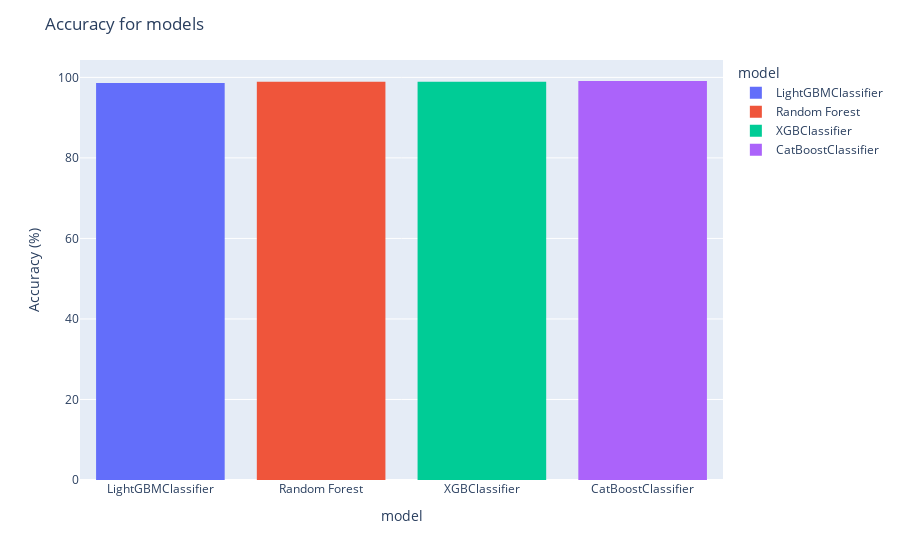

Here is the notebook cell this chart was saved with:
### Code cell
# Create a bar chart
fig = px.histogram(dfmetrics, x="model", y = "accuracy", color="model")
fig.update_layout(title_text='Accuracy for models',xaxis_title="model",
    yaxis_title="Accuracy (%)")
fig.show()

### Figure 1 — Plotly figure (JSON) as saved in the notebook; plotly's stock layout.template omitted (floating-point values rounded to 4 significant figures)
{"data": [{"alignmentgroup": "True", "bingroup": "x", "histfunc": "sum", "hovertemplate": "model=%{x}<br>sum of accuracy=%{y}<extra></extra>", "legendgroup": "LightGBMClassifier", "marker": {"color": "#636efa", "pattern": {"shape": ""}}, "name": "LightGBMClassifier", "offsetgroup": "LightGBMClassifier", "orientation": "v", "showlegend": true, "type": "histogram", "x": ["LightGBMClassifier"], "xaxis": "x", "y": [98.6], "yaxis": "y"}, {"alignmentgroup": "True", "bingroup": "x", "histfunc": "sum", "hovertemplate": "model=%{x}<br>sum of accuracy=%{y}<extra></extra>", "legendgroup": "Random Forest", "marker": {"color": "#EF553B", "pattern": {"shape": ""}}, "name": "Random Forest", "offsetgroup": "Random Forest", "orientation": "v", "showlegend": true, "type": "histogram", "x": ["Random Forest"], "xaxis": "x", "y": [98.9], "yaxis": "y"}, {"alignmentgroup": "True", "bingroup": "x", "histfunc": "sum", "hovertemplate": "model=%{x}<br>sum of accuracy=%{y}<extra></extra>", "legendgroup": "XGBClassifier", "marker": {"color": "#00cc96", "pattern": {"shape": ""}}, "name": "XGBClassifier", "offsetgroup": "XGBClassifier", "orientation": "v", "showlegend": true, "type": "histogram", "x": ["XGBClassifier"], "xaxis": "x", "y": [98.9], "yaxis": "y"}, {"alignmentgroup": "True", "bingroup": "x", "histfunc": "sum", "hovertemplate": "model=%{x}<br>sum of accuracy=%{y}<extra></extra>", "legendgroup": "CatBoostClassifier", "marker": {"color": "#ab63fa", "pattern": {"shape": ""}}, "name": "CatBoostClassifier", "offsetgroup": "CatBoostClassifier", "orientation": "v", "showlegend": true, "type": "histogram", "x": ["CatBoostClassifier"], "xaxis": "x", "y": [99.1], "yaxis": "y"}], "layout": {"barmode": "relative", "legend": {"title": {"text": "model"}, "tracegroupgap": 0}, "margin": {"t": 60}, "title": {"text": "Accuracy for models"}, "xaxis": {"anchor": "y", "categoryarray": ["LightGBMClassifier", "Random Forest", "XGBClassifier", "CatBoostClassifier"], "categoryorder": "array", "domain": [0, 1], "title": {"text": "model"}}, "yaxis": {"anchor": "x", "domain": [0, 1], "title": {"text": "Accuracy (%)"}}}}
